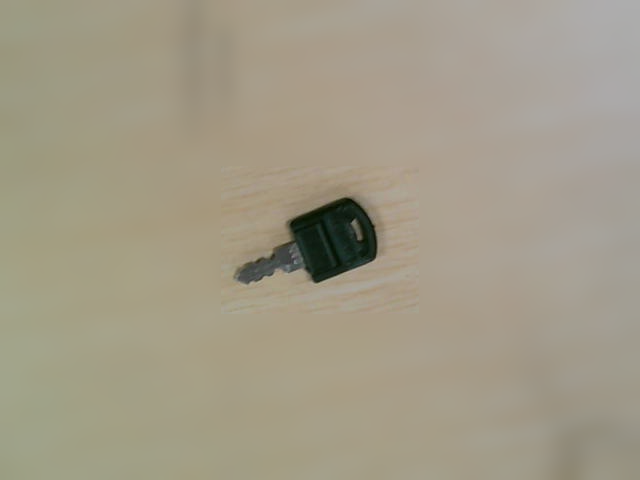
#> input picture Opencv project training/23 Intelligent Count with form information/photodata/image001.png, 640 x 480 px, given in place of the camera
$ python data_collection.py
#> lines starting #> are read from the running program, lines starting #| are printed output that depends on the picture; after the words box and inside, x2 and y2 are one past the last pixel; in counts of white or black regions, pixels touching at a corner belong together
### Opencv project training/23 Intelligent Count with form information/tally.py
import cv2
import numpy as np
import os
import pandas as pd

class VideoCap():
    """
    自定义的摄像头调取类
    """
    def CapInit(self,mode=0,w=640,h=480,l=150):
        """
        摄像头初始化函数
        :param mode: 0-web,1-ex camera
        :param w: 窗口宽度，默认为640
        :param h: 窗口长度，默认为480
        :param l: 亮度，默认为150
        """
        self.cap = cv2.VideoCapture(mode)
        self.mode=mode
        self.cap.set(3, w)
        self.cap.set(4, h)
        self.cap.set(10, l)
    def read(self):
        """
        摄像头读取函数
        :return: 仅仅返回图片
        """
        _, img = self.cap.read()
#> img is the input picture: shape (480, 640, 3); mean B, G, R 135.9, 155, 162
        return img

# [16 lines left out: functions readPath, ImagePath, not called in this run]

def Bbox_img(img, bbox_scale=0.5, bbox_color=(0, 0, 255)):
    """
    默认在图像中央显示红框
    :param img: 输入图像
    :param bbox_scale: 占图像的比例，默认为50%
    :param bbox_color: 边框颜色
    :return: 返回含有边框的图像
    """
    height, width = img.shape[:2]
    box_width = int(width * bbox_scale)
    box_height = int(height * bbox_scale)

    start_x = int((width - box_width) / 2)
    start_y = int((height - box_height) / 2)
    end_x = start_x + box_width
    end_y = start_y + box_height
    postion=[(start_x, start_y),(end_x, end_y)]
    img_with_box = img.copy()
    cv2.rectangle(img_with_box, postion[0], postion[1], bbox_color, 2)
    return postion,img_with_box

def maskBbox(img, position):
    """
    创建遮罩,对框外的图像进行高斯模糊处理
    :param img: 输入图像
    :param position: Bbox_img的返回值
    :return: 受过遮罩保护的图像，对非遮罩区域进行高斯模糊处理
    """
    mask = np.zeros_like(img)
    cv2.rectangle(mask, position[0], position[1], (255, 255, 255), -1)
    blurred_img = cv2.GaussianBlur(img, (57, 57), 0)
    img_with_blur = np.where(mask == 0, blurred_img, img)
    return img_with_blur


# [61 lines left out: functions onTrackbarChange, empty, preProcessing, findContours, not called in this run]

def stackImages(scale,imgArray):
    """
    :param scale: 规格
    :param imgArray: 图片形式列表
    :return: 堆叠后的图片
    """
    rows = len(imgArray)
    cols = len(imgArray[0])
    rowsAvailable = isinstance(imgArray[0], list)
    width = imgArray[0][0].shape[1]
    height = imgArray[0][0].shape[0]
    if rowsAvailable:
        for x in range ( 0, rows):
            for y in range(0, cols):
                if imgArray[x][y].shape[:2] == imgArray[0][0].shape [:2]:
                    imgArray[x][y] = cv2.resize(imgArray[x][y], (0, 0), None, scale, scale)
                else:
                    imgArray[x][y] = cv2.resize(imgArray[x][y], (imgArray[0][0].shape[1], imgArray[0][0].shape[0]), None, scale, scale)
                if len(imgArray[x][y].shape) == 2: imgArray[x][y]= cv2.cvtColor( imgArray[x][y], cv2.COLOR_GRAY2BGR)
        imageBlank = np.zeros((height, width, 3), np.uint8)
        hor = [imageBlank]*rows
        for x in range(0, rows):
            hor[x] = np.hstack(imgArray[x])
        ver = np.vstack(hor)
    else:
        for x in range(0, rows):
            if imgArray[x].shape[:2] == imgArray[0].shape[:2]:
                imgArray[x] = cv2.resize(imgArray[x], (0, 0), None, scale, scale)
            else:
                imgArray[x] = cv2.resize(imgArray[x], (imgArray[0].shape[1], imgArray[0].shape[0]), None,scale, scale)
            if len(imgArray[x].shape) == 2: imgArray[x] = cv2.cvtColor(imgArray[x], cv2.COLOR_GRAY2BGR)
        hor= np.hstack(imgArray)
        ver = hor
    return ver

def Adjusted_image(img,brightness_factor = 1.5):
    """
    :param img: 图片
    :param brightness_factor: 亮度调整因子
    :return:
    """
    image_float = img.astype(np.float32)
    adjusted_image = image_float * brightness_factor
    adjusted_image = np.clip(adjusted_image, 0, 255)
    adjusted_image = adjusted_image.astype(np.uint8)
    return adjusted_image

# [28 lines left out: functions excelmation, drawContour, not called in this run]

### Opencv project training/23 Intelligent Count with form information/data_collection.py
"""
author : Auorui(夏天是冰红茶)
time : 2023-6-3
function:It is used for data acquisition. Place the round sticks
        in the red box, and perform Gaussian filter processing
        outside the box. Adjust the brightness and size of the
        box adaptively through the track bar. Press the keyboard
        "s" to take photos of the round sticks. The number is unlimited.
"""
import cv2
import tally as ta

Vcap = ta.VideoCap()
Vcap.CapInit(mode=0, w=640, h=480)
count = 1

cv2.namedWindow("photodata")
cv2.createTrackbar("bbox_scale", "photodata", 100, 900, ta.onTrackbarChange)
cv2.createTrackbar("brightness_factor", "photodata", 50, 100, ta.onTrackbarChange)

while True:
    img = Vcap.read()
    img = cv2.flip(img,1)
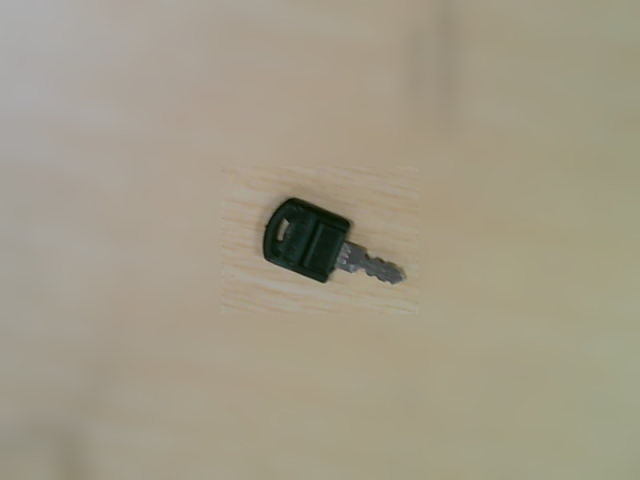
#> img: shape (480, 640, 3); mean B, G, R 135.9, 155, 162
    bbox_scale = cv2.getTrackbarPos("bbox_scale", "photodata") / 1000.0 + 0.1
    brightness_factor = cv2.getTrackbarPos("brightness_factor", "photodata") / 100.0 + 0.5

    position, img_with_box = ta.Bbox_img(img, bbox_scale=bbox_scale)
#> in Bbox_img, `cv2.rectangle(img_with_box, postion[0], postion[1], bbox_color, 2)`:
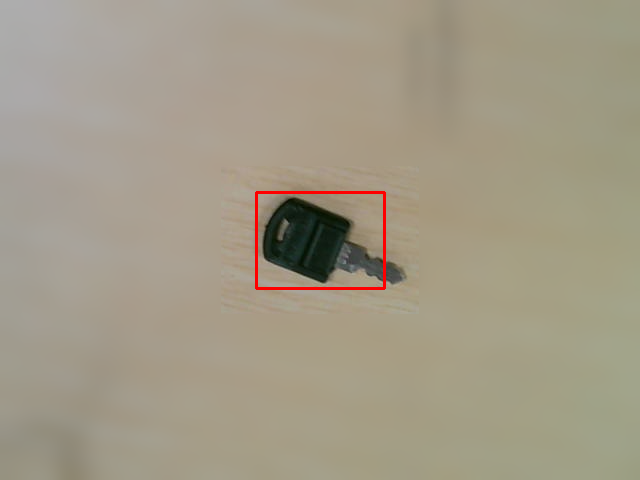
#> img_with_box: shape (480, 640, 3); 0.44% of pixels changed, all inside (x1, y1, x2, y2) = (255, 191, 386, 290)
#> position = [(256, 192), (384, 288)]
    img_with_blur = ta.maskBbox(img, position)
#> in maskBbox, `cv2.rectangle(mask, position[0], position[1], (255, 255, 255), -1)`:
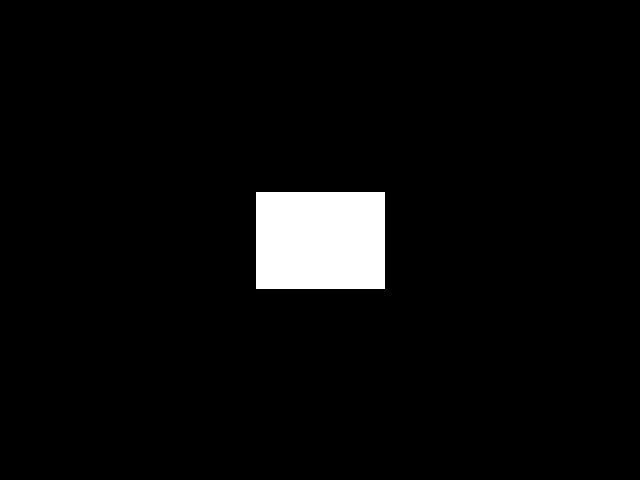
#> mask: shape (480, 640, 3); 4.1% white; 1 white region, box (x1, y1, x2, y2) and area: (256, 192, 385, 289) 12513

    img_with_blur_and_light = ta.Adjusted_image(img_with_blur, brightness_factor=brightness_factor)

    imgStacked = ta.stackImages(1, [img_with_box,img_with_blur_and_light])
#> in stackImages, `rows = len(imgArray)`: rows = 2
#> in stackImages, `cols = len(imgArray[0])`: cols = 480
#> in stackImages, `rowsAvailable = isinstance(imgArray[0], list)`: rowsAvailable = False
#> after the loop in stackImages, `for x in range(0, rows):`: imgArray = 2 items
#> in stackImages, `hor= np.hstack(imgArray)`:
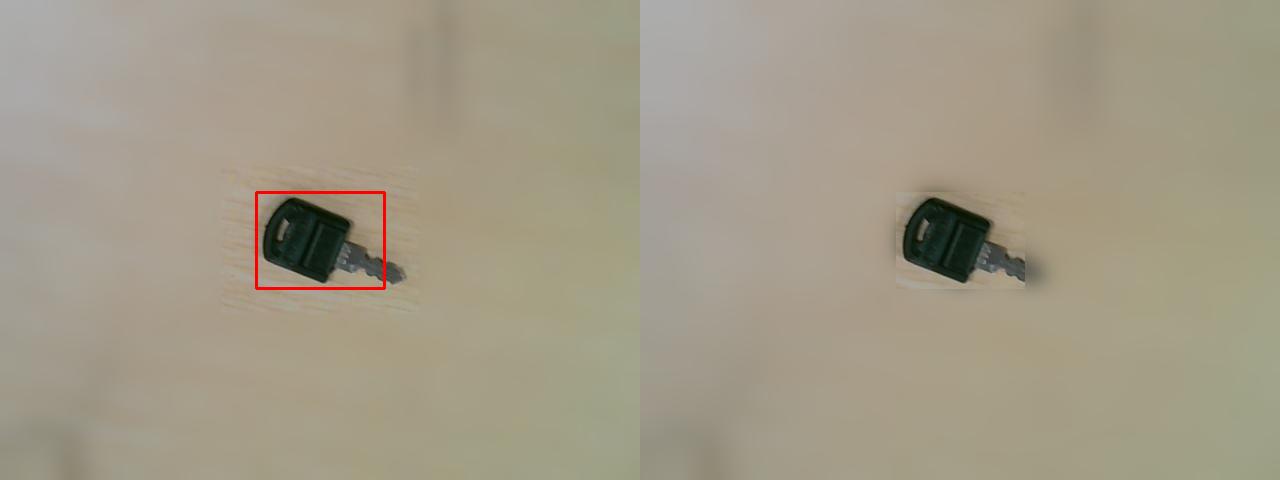
#> hor: shape (480, 1280, 3); mean of channels 0, 1, 2 135.6, 154.6, 162.2; drawn as B, G, R
    cv2.imshow("photodata", imgStacked)

    k = cv2.waitKey(1) & 0xFF
#> (key Esc is pressed here)
    if k == ord('s'):
        filename = "./photodata/image{:03d}.png".format(count)
        cv2.imwrite(filename, img_with_blur_and_light)
        print("image{:03d}.png保存成功！".format(count))
        count += 1
    elif k == 27:
        break

$ run again, on Opencv project training/23 Intelligent Count with form information/photodata/image002.png
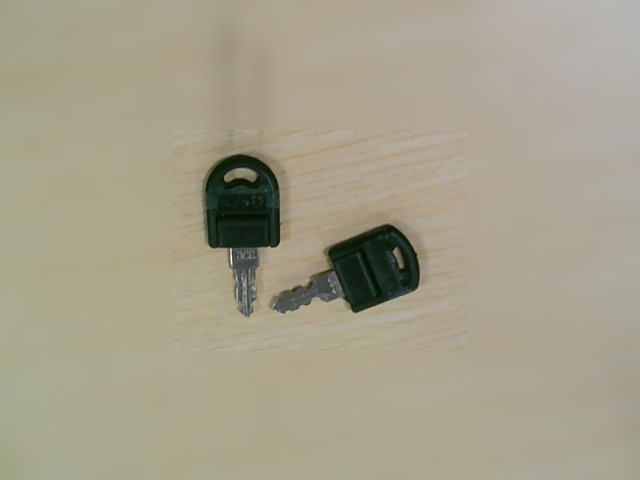
#> input picture Opencv project training/23 Intelligent Count with form information/photodata/image002.png, 640 x 480 px, given in place of the camera
#> in read, img is the input picture: shape (480, 640, 3); mean B, G, R 139.4, 159.7, 165.4
#> in Bbox_img, `cv2.rectangle(img_with_box, postion[0], postion[1], bbox_color, 2)`:
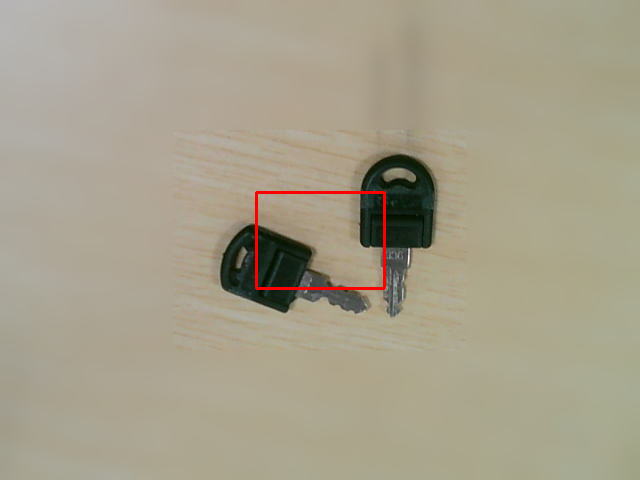
#> img_with_box: shape (480, 640, 3); mean B, G, R 139.1, 159.3, 166.1
#> position = [(256, 192), (384, 288)]
#> mask: shape (480, 640, 3); 4.1% white; 1 white region, box (x1, y1, x2, y2) and area: (256, 192, 385, 289) 12513
#> rows = 2
#> cols = 480
#> rowsAvailable = False
#> after the loop in stackImages, `for x in range(0, rows):`: imgArray = 2 items
#> in stackImages, `hor= np.hstack(imgArray)`:
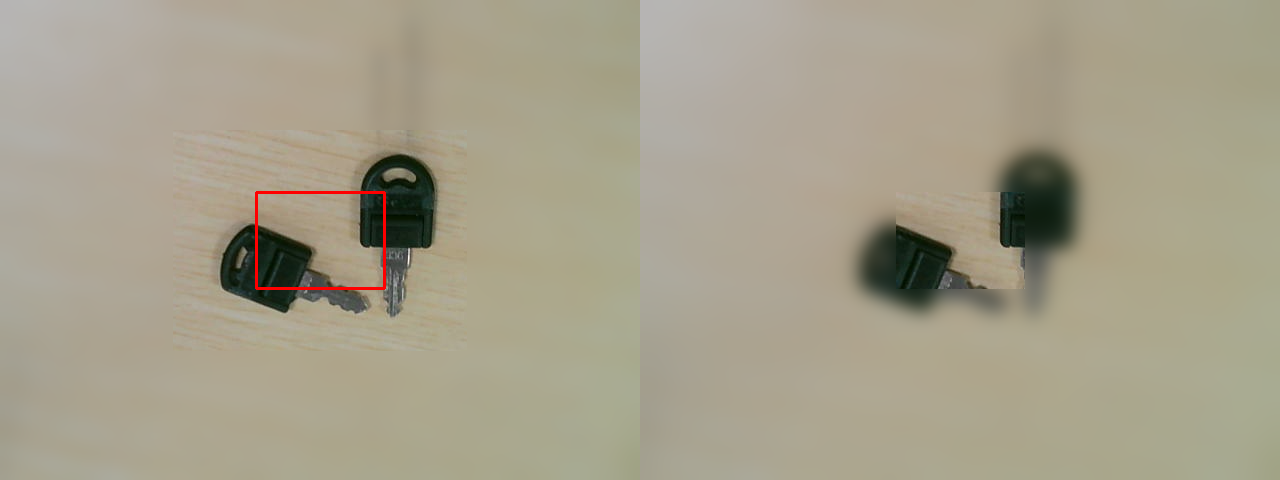
#> hor: shape (480, 1280, 3); mean of channels 0, 1, 2 139.3, 159.5, 165.8; drawn as B, G, R

$ run again, on Opencv project training/23 Intelligent Count with form information/photodata/image003.png
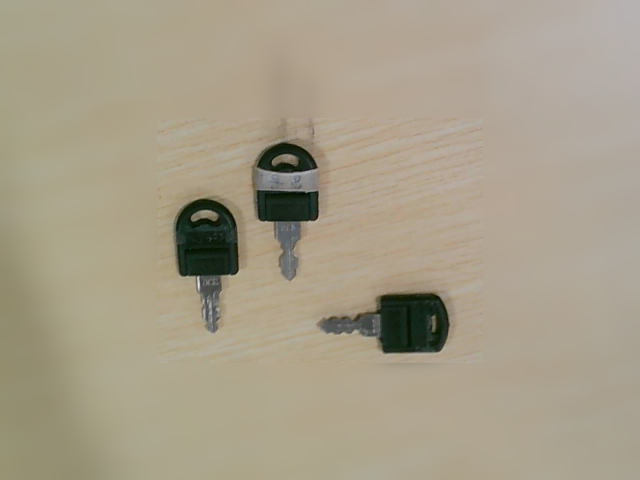
#> input picture Opencv project training/23 Intelligent Count with form information/photodata/image003.png, 640 x 480 px, given in place of the camera
#> in read, img is the input picture: shape (480, 640, 3); mean B, G, R 137.4, 157.7, 166.8
#> in Bbox_img, `cv2.rectangle(img_with_box, postion[0], postion[1], bbox_color, 2)`:
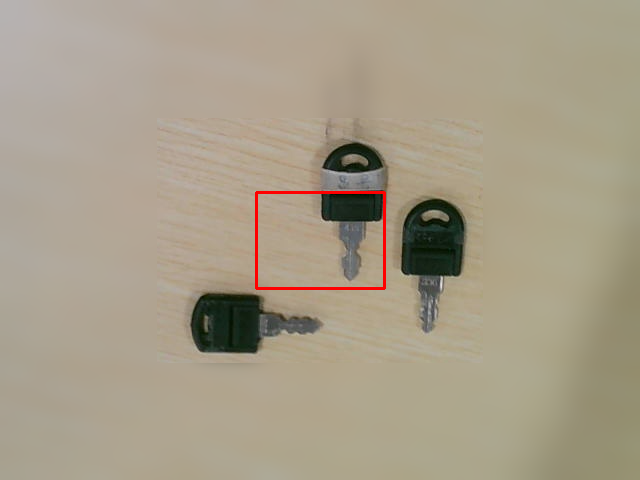
#> img_with_box: shape (480, 640, 3); mean B, G, R 136.8, 157.1, 167.2
#> position = [(256, 192), (384, 288)]
#> mask: shape (480, 640, 3); 4.1% white; 1 white region, box (x1, y1, x2, y2) and area: (256, 192, 385, 289) 12513
#> rows = 2
#> cols = 480
#> rowsAvailable = False
#> after the loop in stackImages, `for x in range(0, rows):`: imgArray = 2 items
#> in stackImages, `hor= np.hstack(imgArray)`:
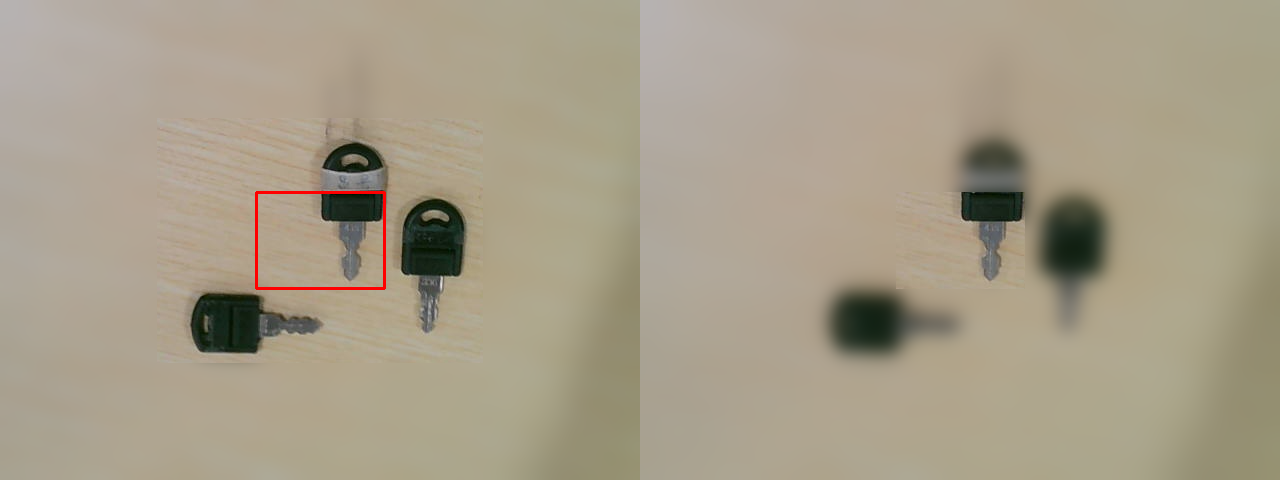
#> hor: shape (480, 1280, 3); mean of channels 0, 1, 2 137.1, 157.4, 166.9; drawn as B, G, R

$ run again, on Opencv project training/23 Intelligent Count with form information/photodata/image004.png
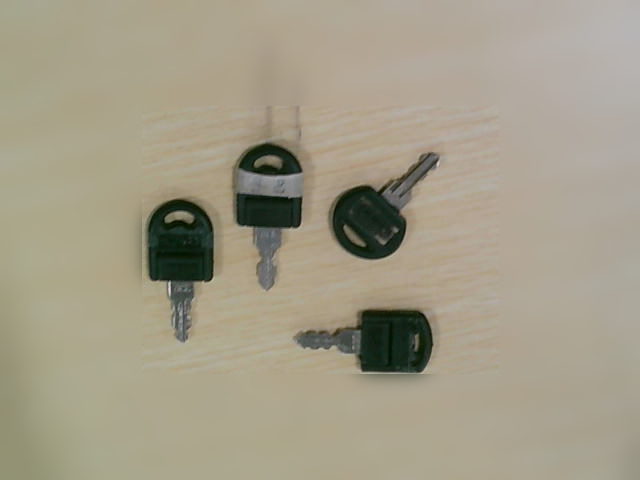
#> input picture Opencv project training/23 Intelligent Count with form information/photodata/image004.png, 640 x 480 px, given in place of the camera
#> in read, img is the input picture: shape (480, 640, 3); mean B, G, R 136.2, 156.2, 162.9
#> in Bbox_img, `cv2.rectangle(img_with_box, postion[0], postion[1], bbox_color, 2)`:
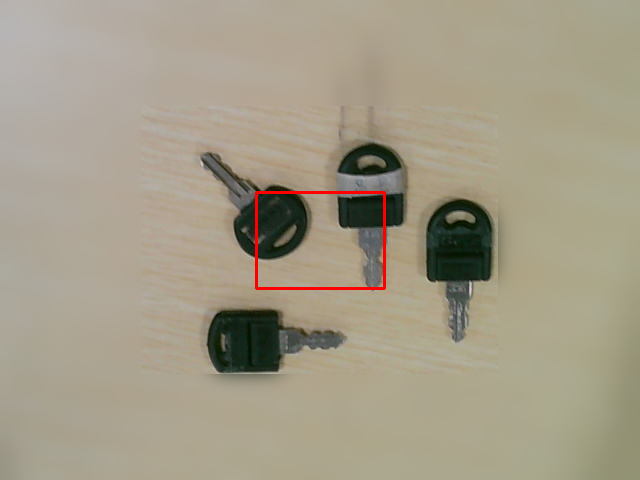
#> img_with_box: shape (480, 640, 3); mean B, G, R 135.8, 155.7, 163.4
#> position = [(256, 192), (384, 288)]
#> mask: shape (480, 640, 3); 4.1% white; 1 white region, box (x1, y1, x2, y2) and area: (256, 192, 385, 289) 12513
#> rows = 2
#> cols = 480
#> rowsAvailable = False
#> after the loop in stackImages, `for x in range(0, rows):`: imgArray = 2 items
#> in stackImages, `hor= np.hstack(imgArray)`:
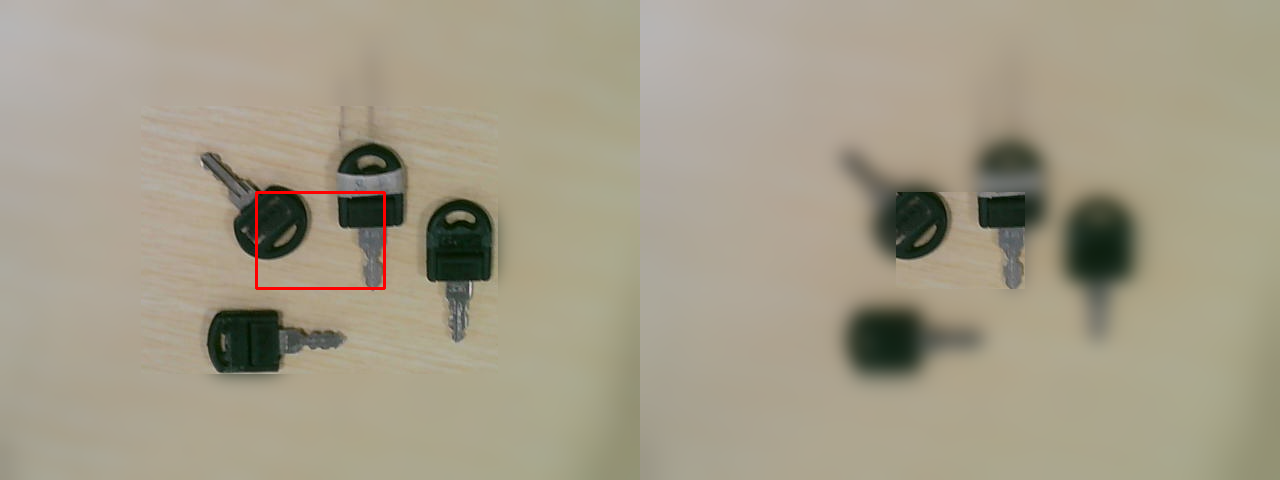
#> hor: shape (480, 1280, 3); mean of channels 0, 1, 2 136, 155.9, 163.1; drawn as B, G, R
